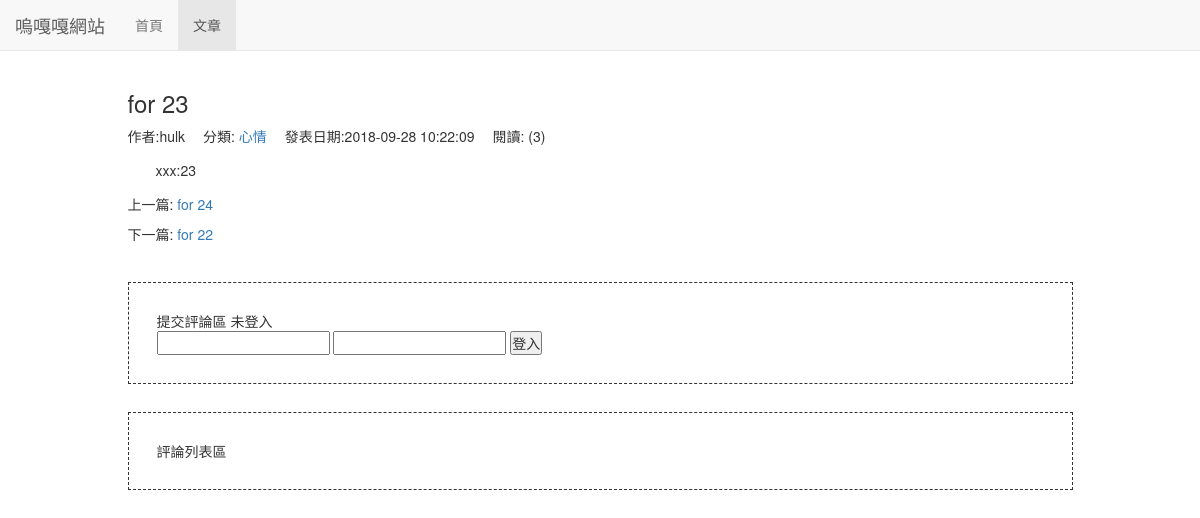
/blog/29, run on an earlier commit of the app's database.
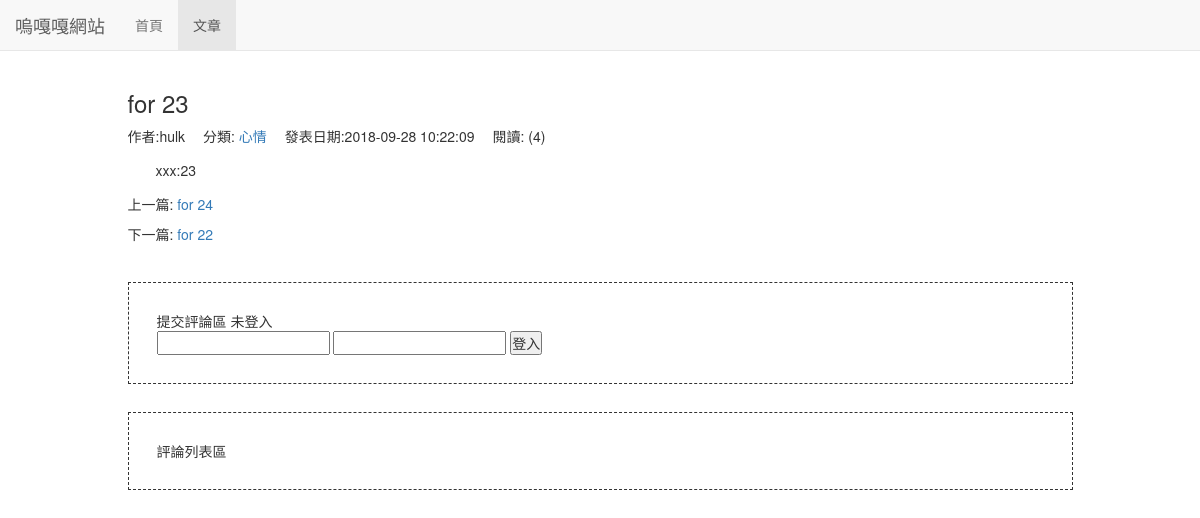
And on a later commit of the database.
### blog/models.py (models this page shows, shortened)
class Blog(models.Model, ReadNumExpandMethod):
    title = models.CharField(max_length=50)
    blog_type = models.ForeignKey(BlogType, on_delete=models.DO_NOTHING)
    content = RichTextUploadingField()
    author = models.ForeignKey(User, on_delete=models.DO_NOTHING)
    read_details = GenericRelation(ReadDetail)
    created_time = models.DateTimeField(auto_now_add=True)
    last_update_time = models.DateTimeField(auto_now=True)
    class Meta:
        ordering = ['-created_time']

class BlogType(models.Model):
    type_name = models.CharField(max_length=15)
    def __str__(self):
        return self.type_name # 設置後台顯示的樣子

### read_statistics/models.py (models this page shows)
class ReadNum(models.Model):
    read_num = models.IntegerField(default=0)
    content_type = models.ForeignKey(ContentType, on_delete=models.DO_NOTHING)
    object_id = models.PositiveIntegerField()
    content_object = GenericForeignKey('content_type', 'object_id')

### blog/views.py (the view)
# urls.py: path('<int:blog_pk>', views.blogDetail, name='blog_detail'),
def blogDetail(request, blog_pk):
    blog = get_object_or_404(Blog, pk=blog_pk)
    read_cookie_key = readStatisticsOnceRead(request, blog)
    context = {}
    context['previous_blog'] = Blog.objects.filter(created_time__gt=blog.created_time).last()
    context['next_blog'] = Blog.objects.filter(created_time__lt=blog.created_time).first()
    context['blog'] = blog
    response = render(request, 'blog/blog_detail.html', context) # 響應
    response.set_cookie(read_cookie_key, 'true') # 閱讀cookie標記
    return response

### read_statistics/models.py (called while the page is built)
    def get_read_num(self):
        try:
            ct = ContentType.objects.get_for_model(self)
            readrum = ReadNum.objects.get(content_type=ct, object_id=self.pk)
            return readrum.read_num
        except exceptions.ObjectDoesNotExist:
            return 0

### read_statistics/utils.py (called while the page is built)
def readStatisticsOnceRead(request, obj):
    ct = ContentType.objects.get_for_model(obj)
    key = '%s_%s_read' % (ct.model, obj.pk)
    if not request.COOKIES.get(key):
        readrum, created = ReadNum.objects.get_or_create(content_type=ct, object_id=obj.pk)
        readrum.read_num += 1
        readrum.save()
        date = timezone.now().date()
        read_detail, created = ReadDetail.objects.get_or_create(content_type=ct, object_id=obj.pk, date=date)
        read_detail.read_num += 1
        read_detail.save()
    return key

### blog/templates/blog/blog_detail.html (shortened to what this page needs)
{% extends 'base.html' %}
{% block nav_blog_active %}active{% endblock %}
{% load staticfiles %}
{% block header_extends %}
    <link rel="stylesheet" href="{% static 'blog/blog.css' %}">
{% endblock %}
{% block content %}
    <div class="container">
        <div class="row">
            <div class="col-xs-10 col-xs-offset-1">
                <h3>{{ blog.title }}</h3>
                <ul class="blog-info-description">
                    <li>作者:{{ blog.author }}</li>
                    <li>分類: <a href="{% url 'blogs_with_type' blog.blog_type.pk %}">{{ blog.blog_type }}</a></li>
                    <li>發表日期:{{ blog.created_time|date:"Y-m-d H:i:s" }}</li>
                    <li>閱讀: ({{ blog.get_read_num }})</li>
                </ul>
                <div class="blog-content">{{ blog.content|safe }}</div>
                <div class="blog-more">
                    <p>
                        {% if previous_blog %}
                            上一篇: <a href="{% url 'blog_detail' previous_blog.pk %}">{{ previous_blog.title }}</a>
                        {% else %}
                            上一篇: 無文章
                        {% endif %}
                    </p>
                    <p>
                        {% if next_blog %}
                            下一篇: <a href="{% url 'blog_detail' next_blog.pk %}">{{ next_blog.title }}</a>
                        {% else %}
                            下一篇: 無文章
                        {% endif %}
                    </p>
                </div>
            </div>
        </div>
        <div class="row">
            <div class="col-xs-10 col-xs-offset-1">
                <div style="margin-top:2em;border:1px dashed;padding:2em;">
                    提交評論區
                    {% if user.is_authenticated %}
                        已登錄
                    {% else %}
                        未登入
                        <form action="{% url 'login' %}" method="POST">
                            <input type="text" name="username">
                            <input type="password" name="password">
                            <input type="submit" value="登入">
                        </form>
                    {% endif %}
                </div>
                <div style="margin-top:2em;border:1px dashed;padding:2em;">評論列表區</div>
            </div>
        </div>
    </div>
{% endblock %}

What changed in the data, as far as the page shows it:
changed through a linked row, Blog "for 23": get_read_num "3" → "4"
